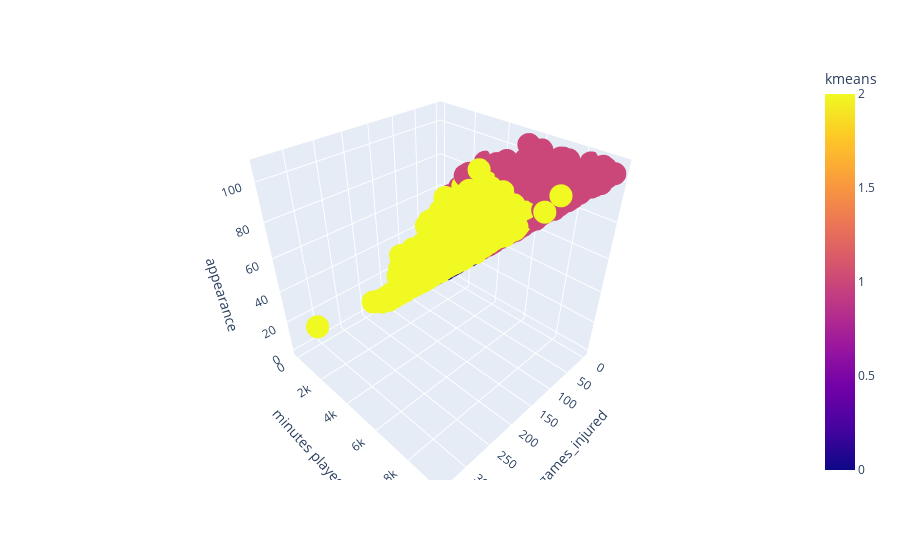

Notebook code for this chart:
### Code cell
import plotly
import plotly.express as px

fig = px.scatter_3d(X, x='games_injured', y='minutes played', z='appearance',
              color='kmeans')
fig.show()

### Figure 1 — Plotly figure (JSON) as saved in the notebook; plotly's stock layout.template omitted (floating-point values rounded to 4 significant figures; data arrays with more than 128 entries replaced by an {"elided": "..."} marker saying what was removed)
{"data": [{"hovertemplate": "games_injured=%{x}<br>minutes played=%{y}<br>appearance=%{z}<br>kmeans=%{marker.color}<extra></extra>", "legendgroup": "", "marker": {"color": {"elided": "10754 int values"}, "coloraxis": "coloraxis", "symbol": "circle"}, "mode": "markers", "name": "", "scene": "scene", "showlegend": false, "type": "scatter3d", "x": {"elided": "10754 int values"}, "y": {"elided": "10754 int values"}, "z": {"elided": "10754 int values"}}], "layout": {"coloraxis": {"colorbar": {"title": {"text": "kmeans"}}, "colorscale": [[0, "#0d0887"], [0.1111, "#46039f"], [0.2222, "#7201a8"], [0.3333, "#9c179e"], [0.4444, "#bd3786"], [0.5556, "#d8576b"], [0.6667, "#ed7953"], [0.7778, "#fb9f3a"], [0.8889, "#fdca26"], [1, "#f0f921"]]}, "legend": {"tracegroupgap": 0}, "margin": {"t": 60}, "scene": {"domain": {"x": [0, 1], "y": [0, 1]}, "xaxis": {"title": {"text": "games_injured"}}, "yaxis": {"title": {"text": "minutes played"}}, "zaxis": {"title": {"text": "appearance"}}}}}
